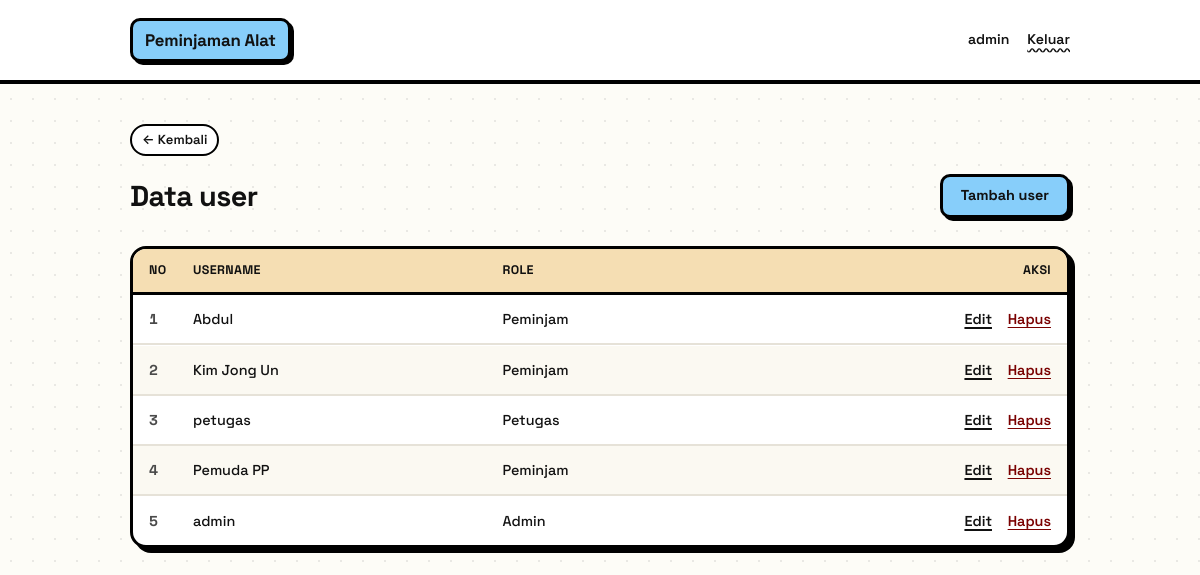
Screenshot of /user/index.php (signed in) with the database file from the repository.
### tables this page shows
CREATE TABLE `users` (
  `id` int(11) NOT NULL,
  `username` varchar(50) NOT NULL,
  `password` varchar(255) NOT NULL,
  `role` varchar(20) DEFAULT 'peminjam'
);

### user/index.php (the view, shortened to what this page needs)
<?php
include '../config/connection.php';
?>
<!DOCTYPE html>
<html lang="id">
<head>
    <link rel="stylesheet" href="../assets/css/tampil.css">
</head>
<body>
<header class="topbar">
    <a href="../index.php" class="brand">Peminjaman Alat</a>
    <div class="user">
        <span><?= $_SESSION['username'] ?></span>
        <a href="../logout.php">Keluar</a>
    </div>
</header>
<main class="page">
    <a href="../index.php" class="back">Kembali</a>
    <div class="page-head">
        <h1>Data user</h1>
        <a href="tambah.php" class="btn btn-primary">Tambah user</a>
    </div>
    <table>
        <thead>
            <tr>
                <th>No</th>
                <th>Username</th>
                <th>Role</th>
                <th class="aksi">Aksi</th>
            </tr>
        </thead>
        <tbody>
            <?php
            $no = 1;
            $data = $conn->query("SELECT * FROM users ORDER BY id DESC");
            while($r = $data->fetch_assoc()):
            ?>
            <tr>
                <td><?= $no++ ?></td>
                <td><?= $r['username'] ?></td>
                <td><?= ucfirst($r['role']) ?></td>
                <td class="aksi">
                    <a href="edit.php?id=<?= $r['id'] ?>">Edit</a>
                    <a href="hapus.php?id=<?= $r['id'] ?>" class="hapus" onclick="return confirm('Hapus user ini?')">Hapus</a>
                </td>
            </tr>
            <?php endwhile; ?>
        </tbody>
    </table>
</main>
</body>
</html>

### assets/css/tampil.css (style rules this page uses)
:root { --blue: #87CEFA; --purple: #DDA0DD; --tan: #F5DEB3; --green: #98FB98; --pink: #FFB3C6; --red: #FF6B6B; --bg: #FDFCF7; --surface: #ffffff; --ink: #111111; --muted: #4a4a4a; --border: #000000; --bw: 3px; --bw-lg: 4px; --radius: 16px; --radius-sm: 10px; --shadow: 5px 5px 0 var(--border); --shadow-sm: 3px 3px 0 var(--border); --shadow-press: 2px 2px 0 var(--border); --accent: #111111; --accent-hover: #2b2b2b; --accent-soft: var(--green); --amber: #6b4e00; --amber-soft: var(--tan); --danger: #7a0000; --danger-soft: var(--red); --grey-soft: #e9e9e9; --w: 940px; --font: "Space Grotesk", -apple-system, "Segoe UI", Roboto, "Helvetica Neue", Arial, sans-serif; }
*, *::before, *::after { box-sizing: border-box; }
html { -webkit-text-size-adjust: 100%; }
body { margin: 0; background-color: var(--bg); background-image: radial-gradient(#00000014 1.4px, transparent 1.4px); background-size: 22px 22px; color: var(--ink); font-family: var(--font); font-size: 15px; line-height: 1.55; -webkit-font-smoothing: antialiased; }
a { color: var(--ink); text-decoration: underline; text-decoration-thickness: 2px; text-underline-offset: 3px; font-weight: 600; }
.topbar { display: flex; align-items: center; justify-content: space-between; gap: 16px; padding: 18px max(24px, calc((100% - var(--w)) / 2)); background: var(--surface); border-bottom: var(--bw-lg) solid var(--border); }
.brand { font-weight: 700; font-size: 1.05rem; letter-spacing: -0.01em; color: var(--ink); text-decoration: none; padding: 6px 12px; background: var(--blue); border: var(--bw) solid var(--border); border-radius: var(--radius-sm); box-shadow: var(--shadow-sm); }
.topbar .user { display: flex; align-items: center; gap: 18px; font-size: 0.88rem; font-weight: 600; color: var(--ink); }
.topbar .user a { text-decoration: underline wavy; }
.page { width: 100%; max-width: calc(var(--w) + 48px); margin: 0 auto; padding: 40px 24px 96px; }
.back { display: inline-block; margin-bottom: 18px; padding: 4px 10px; font-size: 0.82rem; font-weight: 600; color: var(--ink); background: var(--surface); border: 2px solid var(--border); border-radius: 999px; text-decoration: none; }
.back::before { content: "← "; }
.back { transition: transform 0.15s ease, background-color 0.15s ease; }
.page-head { display: flex; align-items: center; justify-content: space-between; flex-wrap: wrap; gap: 12px 16px; margin-bottom: 28px; }
h1 { margin: 0; font-size: 1.8rem; line-height: 1.2; font-weight: 700; letter-spacing: -0.02em; }
.btn { display: inline-flex; align-items: center; justify-content: center; appearance: none; padding: 10px 18px; border: var(--bw) solid var(--border); border-radius: var(--radius-sm); background: var(--blue); color: var(--ink); font: inherit; font-size: 0.9rem; font-weight: 700; line-height: 1.2; text-decoration: none; cursor: pointer; box-shadow: var(--shadow-sm); transition: transform 0.1s ease, box-shadow 0.1s ease, background-color 0.1s ease; }
.btn-primary { background: var(--blue); }
table { width: 100%; border-collapse: separate; border-spacing: 0; font-size: 0.9rem; font-variant-numeric: tabular-nums; background: var(--surface); border: var(--bw) solid var(--border); border-radius: var(--radius); box-shadow: var(--shadow); overflow: hidden; animation: popIn 0.4s ease both; }
tbody tr { animation: popIn 0.35s ease both; transition: background-color 0.12s ease; }
tbody tr:nth-child(1) { animation-delay: 0.02s; }
tbody tr:nth-child(2) { animation-delay: 0.06s; }
tbody tr:nth-child(3) { animation-delay: 0.10s; }
tbody tr:nth-child(4) { animation-delay: 0.14s; }
tbody tr:nth-child(5) { animation-delay: 0.18s; }
th { padding: 12px 12px; background: var(--tan); border-bottom: var(--bw) solid var(--border); color: var(--ink); font-size: 0.78rem; font-weight: 700; text-transform: uppercase; letter-spacing: 0.03em; text-align: left; white-space: nowrap; }
td { padding: 13px 12px; border-bottom: 2px solid #e6e2d8; vertical-align: middle; font-weight: 500; }
tr:last-child td { border-bottom: none; }
tr:nth-child(even) td { background: #fbf9f2; }
th:first-child, td:first-child { padding-left: 16px; }
th:last-child, td:last-child { padding-right: 16px; }
th:first-child { width: 3rem; }
td:first-child { color: var(--muted); font-weight: 700; }
.aksi { text-align: right; white-space: nowrap; }
td.aksi > * + * { margin-left: 12px; }
td .hapus { color: var(--danger); text-decoration: underline; display: inline-block; }

### rows the page displays
users: username "Abdul", role "Peminjam"
users: username "Kim Jong Un", role "Peminjam"
users: username "petugas", role "Petugas"
users: username "Pemuda PP", role "Peminjam"
users: username "admin", role "Admin"

### other values shown
$_SESSION['username'] "admin"
